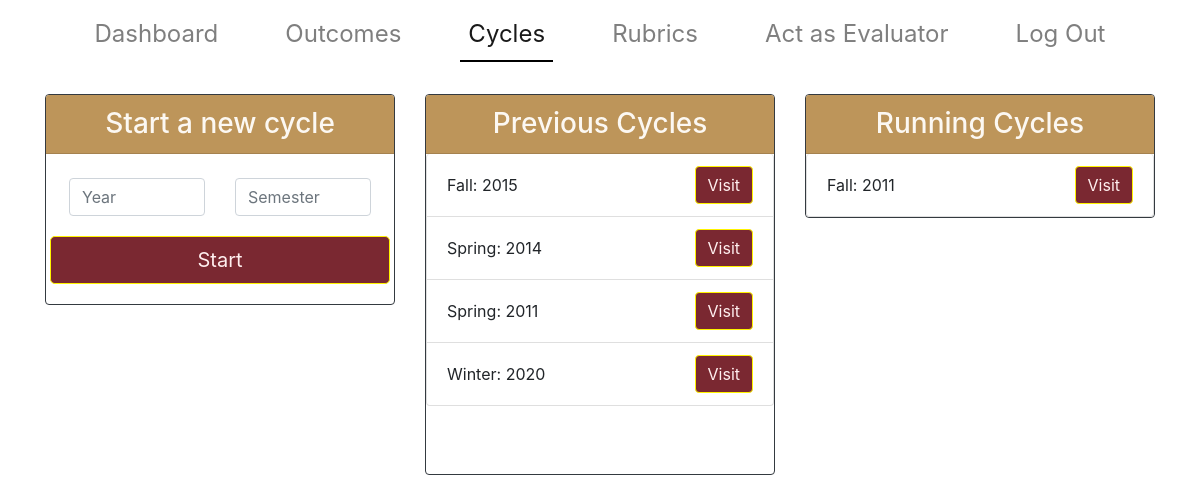
/cycles (signed in), run on an earlier commit of the app's database.
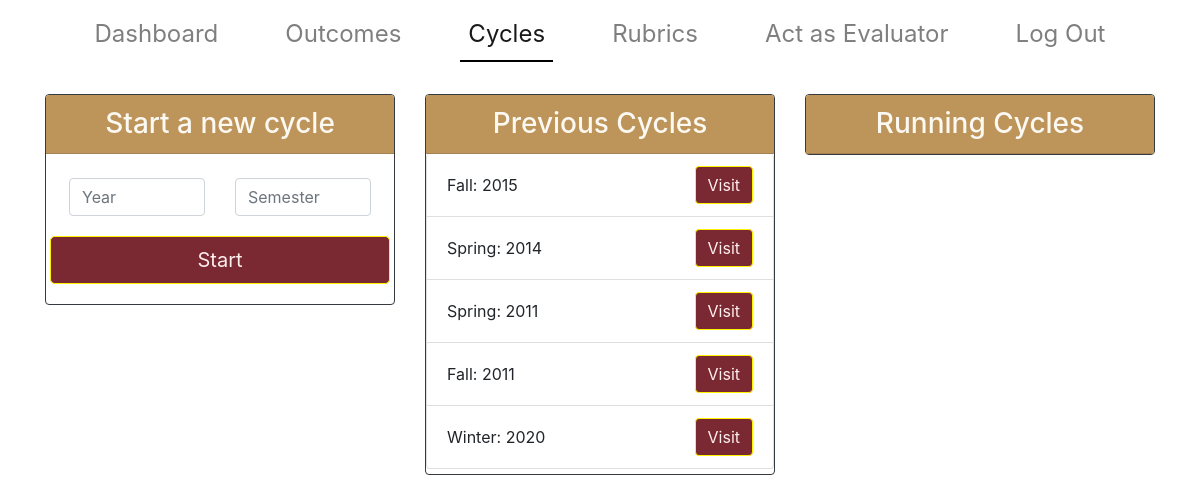
And on a later commit of the database.
### main/models.py (models this page shows, shortened)
class Cycle(models.Model):
    year = models.PositiveIntegerField()
    semester = models.CharField(max_length=200)
    startDate = models.DateField(default=None)
    endDate = models.DateField(default=None, null=True)
    isCurrent = models.BooleanField(default=True)

### main/views.py (the view)
# urls.py: path('cycles', views.cycles, name = 'cycles'),
@user_passes_test(admin_test)
def cycles(request):
    cycles = Cycle.objects.all()
    context = {'cycles':cycles, 'cycle': 'active'}
    return render(request, 'main/cycles.html', context)

### main/views.py (called while the page is built)
def admin_test(user):
    return user.is_superuser

### main/templates/main/cycles.html (shortened to what this page needs)
{% extends  'main/adminbase.html' %}
{%load static%}
{%block body_block%}
    <div class = "container-fluid">
      <div class = "container" id = "main_content">
        <div class = "row">
           <div class = "col col-lg-4 col-md-6 col-sm-12">
             <div id= "card-border-dark-mb-3" class = "card border-dark mb-3">
               <h3 class = "card-header title text-center"> Start a new cycle </h3>
               <form action = "{% url 'main:newCycle' %}" method = "POST" >
                 <div class="row mt-4 ml-2 mr-2">
                   <div class="col ">
                      <div class="form-group">
                        <input type="text" name = "year" class="form-control" placeholder="Year" required>
                      </div>
                   </div>
                   <div class="col">
                     <div class="form-group">
                       <input type="text" name = "semester" class="form-control" placeholder="Semester" required>
                     </div>
                   </div>
                 </div>
                 <div class = "row p-1">
                   <div class = "col col-lg-12 ml-0.5">
                 <div class="form-group">
                   <button type = "submit" class = "btn btn-primary btn-lg btn-block">Start</button>
                 </div>
                 </div>
               </div>
               </form>
               </div>
               </div>
          <div class = "col col-lg-4 col-md-6 col-sm-12">
           <div id= "card-border-dark-mb-3" class = "card border-dark mb-3" >
             <h3 class = "card-header title text-center"> Previous Cycles </h3>
             <ul class="list-group" style="overflow-y:scroll; height: 40vh">
               {%for cycle in cycles%}
                 {%if cycle.isCurrent == False %}
                 <li class="list-group-item d-flex justify-content-between align-items-center">
                   {{cycle.semester}}: {{cycle.year}}
                 <a href = "{% url 'main:cycle' cycle.id %}">
                   <button class = "btn btn-primary"> Visit </button>
                 </a>
                 </li>
                 {%endif%}
               {%endfor%}
             </ul>
           </div>
         </div>
         <div class = "col col-lg-4 col-md-6 col-sm-12">
           <div id= "card-border-dark-mb-3" class = "card border-dark mb-3">
             <h3 class = "card-header title text-center">Running Cycles </h3>
             <ul class="list-group">
               {%for cycle in cycles%}
                 {%if cycle.isCurrent %}
                 <li class="list-group-item d-flex justify-content-between align-items-center">
                   {{cycle.semester}}: {{cycle.year}}
                 <a href = "{% url 'main:cycle' cycle.id %}">
                   <button class = "btn btn-primary"> Visit </button>
                 </a>
                 </li>
                 {%endif%}
               {%endfor%}
             </ul>
           </div>
         </div>
</div>
{%endblock%}

What changed in the data, as far as the page shows it:
changed Cycle (number 4 of 5 on the later page): moves from the list under "Running Cycles" to the list under "Previous Cycles"
